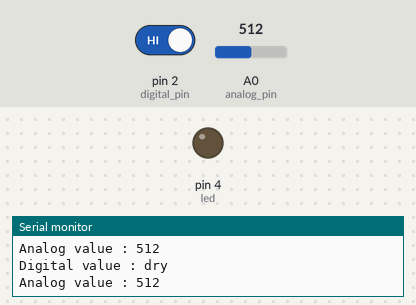
Simulated run of this sketch. Board: Arduino Uno, built with avr-gcc and run on an emulated ATmega328P. Parts: output pins drawn as LEDs (lit = HIGH), the last lines printed to the serial monitor. Inputs (shaded band) come from the test bench; at power-on: pin 2 (digital_pin) HIGH, A0 (analog_pin) = 512.

Above: at 1.8 s.
1.9 s: pin 2 (digital_pin) driven LOW
At 3.2 s:
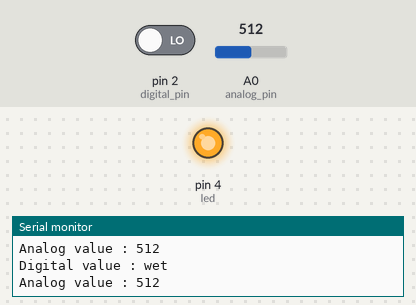
3.5 s: pin 2 (digital_pin) driven HIGH
At 5.5 s:
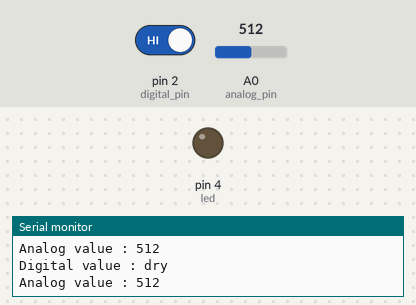
Timing chart, 0 to 7.0 s (numbered marks = the images above; inputs shaded):
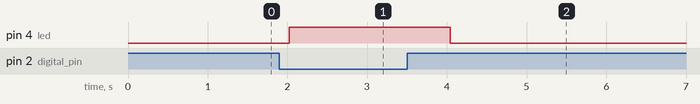

Measured:
- after the input at 1.9 s, pin 4 (led): LOW → HIGH after 0.12 s
- after the input at 3.5 s, pin 4 (led): HIGH → LOW after 0.54 s

The sketch:

RAIN_SENSOR.ino
```cpp
const int digital_pin = 2;
const int analog_pin = A0;
const int led = 4;

int val_analogique;

void setup()
{
  pinMode(digital_pin, INPUT);
  pinMode(analog_pin, INPUT);
  pinMode(led , OUTPUT);
  Serial.begin(9600);
}

void loop()
{
if(digitalRead(digital_pin) == LOW)
  {
    digitalWrite(led , HIGH);
    Serial.println("Digital value : wet");
    delay(10);
  }
else
  {
    digitalWrite(led, LOW);
    Serial.println("Digital value : dry");
    delay(10);
  }
val_analogique=analogRead(analog_pin);
 Serial.print("Analog value : ");
 Serial.println(val_analogique);
 Serial.println("");
  delay(1000);
}
```
